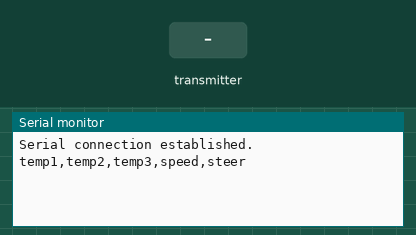
Simulated run of this sketch. Board: Arduino Mega 2560, built with avr-gcc and run on an emulated ATmega2560. Shown: the last lines printed to the serial monitor. Inputs (shaded band) come from the test bench. No radio packets arrive unless stated.

Above: at 2.2 s.
2.3 s: the transmitter starts sending buf = 0
At 2.8 s:
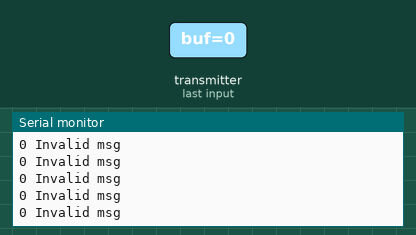
4.2 s: the transmitter starts sending buf = 1023
At 4.41 s:
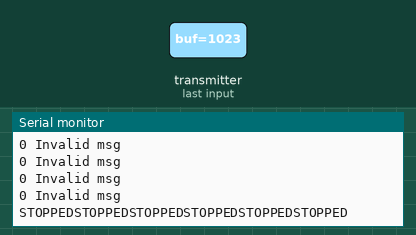
6.3 s: the transmitter starts sending buf = 256
At 7.1 s:
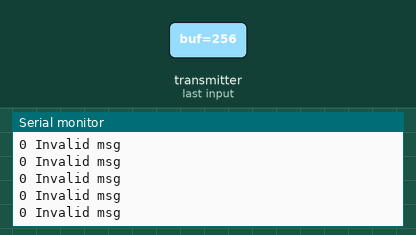

Measured:
- after the input at 2.3 s, the serial monitor: prints a new line at once (image 1)
- after the input at 4.2 s, the serial monitor: prints a new line at once (image 2)

The sketch:

Master_Firmware.ino
```cpp
#include "ESC.h"
#include "Steering_Servo.h"
#include "Serial_com.h"

#include "debug.h"

#include <SPI.h>
#include <nRF24L01.h>
#include <RF24.h>
#include <Servo.h>


RF24 radio(7, 53); // CE, CSN
const byte address[6] = "00101";

// 32 bit Frame Structure
uint32_t buf = 0;//[MSB] 12 bit (steer) | 12 bit (spd) | 8 bit (6 bit pattern + 2 bit modes)
#define MASK_UNIQUE_PATTERN   0xA4 //8 bit for flags (6 pattern + 2 bit switch state)  101001XX
#define MASK_BUFFER_FLAG      0x000000FF
#define MASK_BUFFER_SPD       0x000FFF00
#define MASK_BUFFER_STEER     0xFFF00000
//macro access funcs
#define GET_SPD(x)    (((x)&MASK_BUFFER_SPD)>>8)
#define GET_STEER(x)  (((x)&MASK_BUFFER_STEER)>>20)
#define GET_FLAG(x)   ((x)&MASK_BUFFER_FLAG)


ESC rearMotor;
SteeringServo servo;
SerialConnection conn;

void setup() {
    conn = SerialConnection(9600);
    rearMotor = ESC(9);
    servo = SteeringServo(10);
    delay(1000);
    //rearMotor.arm();

    radio.begin();
    radio.setDataRate( RF24_250KBPS );//low data rate => longer range and reliable
    radio.enableAckPayload();
    radio.setRetries(3,2);
    radio.openReadingPipe(0, address);
    radio.setPALevel(RF24_PA_HIGH);
    radio.startListening();
    Serial.println("temp1,temp2,temp3,speed,steer");
}

void loop() {
    //if the remote is not connected we are not going to do anything
    if (!radio.available()) {
        //TODO: implement a timer so after a few seconds of no new info we kill the car
        //failsafe();
    } else {
        radio.read(&buf, sizeof(buf));
        uint16_t temp1 = GET_SPD(buf);//speed
        uint16_t temp2 = GET_STEER(buf);//steer
        uint8_t temp3 =  GET_FLAG(buf); //pattern & buttons, estop is last bit, auto mode is second last bit

        if((temp3 >> 2) & (MASK_UNIQUE_PATTERN >> 2)) {

            //Remote estop
            if (bitRead(temp3, 0) == 1) {
//                Serial.println("estop");
                failsafe();
            } else {
                //auto mode
                if (bitRead(temp3, 1) == 1) {
//                  Serial.println("auto");
                    if (conn.dataAvailable()) {
                        char command = conn.getCommandType();
                        int value = conn.getCommandValue();

                        switch (command)
                        {
                        case 'D': //Set the dive speed
                            rearMotor.setSpeed(value);
                            break;

                        case 'S': //Set the Steering Angle
                            servo.setAngle(value);
                            break;

                        case 'I': //Increment the steering Angle
                            value >= 0 ? servo.incrementAngle(servo.Clockwise)
                                            : servo.incrementAngle(servo.Counterclockwise);
                            break;

                        case 'A': //Arm the ESC
                            rearMotor.arm();
                            break;

                        default:
                            DEBUG("Not a valid command\n");
                            break;
                        }
                    }
                } else { //remote mode
//                  Serial.println("remote");
                    Serial.print(temp1,DEC);
                    Serial.print(",");
                    Serial.print(temp2,DEC);
                    Serial.print(",");
                    Serial.print(temp3,DEC);
                    Serial.print(",");
                    int16_t tempSpeed = ((temp1) / 10 );
                    int16_t tempSteer = ((temp2) / 10 );
                    rearMotor.setSpeed(tempSpeed);
                    Serial.print(",");
                    servo.setAngle(tempSteer);
                    Serial.print("\n");
                }
            }
        } else {
            Serial.print(temp3,DEC);
            Serial.println(" Invalid msg");
        }
    }

    /*

    } else {
      //Serial.print(".");
    }
    */
}

void failsafe() {
  rearMotor.setSpeed(0);
  Serial.print("STOPPED");
}
```

ESC.cpp
```cpp
#include "ESC.h"
#include <Servo.h>
#include <Arduino.h>

#include "debug.h"

ESC::ESC() {}

ESC::ESC(uint8_t PIN) {
    this->PIN = PIN;
    this->reverse = false;
    this->motorSpeed = 1000;
    this->motor.attach(PIN, 1000, 2000);
}

//Sets the speed of the ESC by percentage
void ESC::setSpeed(int8_t motorSpeed) {

    //Turn speed percentage to correct output
    int16_t mappedSpeed = map(constrain(motorSpeed, -100, 100), -100, 100, 1000, 2000);

    this->motorSpeed = mappedSpeed;
    if (motorSpeed < 0)
        this->reverse = true;
    else
        this->reverse = false;

//    DEBUG("Sent to motor:");
    DEBUG(mappedSpeed);
//    DEBUG("\n");

    this->motor.writeMicroseconds(this->motorSpeed);
}

int16_t ESC::getSpeed() {
    return this->motorSpeed;
}
bool ESC::reversing() {
    return this->reverse;
}

void ESC::arm() {
    this->motor.writeMicroseconds(1000);
    delay(500);
    DEBUG("ESC arm command sent");
    DEBUG("\n");
    this->setSpeed(0);
}
```

ESC.h
```cpp
#include <Servo.h>

class ESC {

private:
    uint16_t motorSpeed;
    bool reverse;
    uint8_t PIN;
    Servo motor;
public:
    ESC();
    ESC (uint8_t PIN);

    //PURPOSE: Sets the speed of the motor
    //INPUT: motorSpeed - speed as a percentage (-100% - 100%)
    void setSpeed(int8_t motorSpeed);

    void arm();

    int getSpeed();
    bool reversing();

};
```

Serial_Com.cpp
```cpp
#include <Arduino.h>
#include "Serial_com.h"

#include "debug.h"

SerialConnection::SerialConnection() {}

SerialConnection::SerialConnection(uint16_t baudrate) {
    this->autonomousMode = false;
    this->baudrate = baudrate;

    Serial.begin(this->baudrate);
    //Wait for serial connection to be established
    while (!Serial){ ; }
    Serial.println("Serial connection established.");
}

//Checks for serial data and gets it if it is available
bool SerialConnection::dataAvailable() {
    if (this->confirmAutonomy() && Serial.available() > 0)
        return true;
    else
        return false;
}

//Parses data that has been collected
char SerialConnection::getCommandType() {
    char prefix = Serial.read();

    DEBUG("Command: ");
    DEBUG(prefix);
    DEBUG("\n");

    return prefix;
}

int SerialConnection::getCommandValue() {
    int value = Serial.parseInt();

    DEBUG("Value: ");
    DEBUG(value);
    DEBUG("\n");

    return value;
}


//Failsafe, if there is no connection to the
bool SerialConnection::confirmAutonomy() {

    //COMBAK: Need to read from the transmitter here
    return true;

}

bool SerialConnection::isAutonomous() {
    return this->autonomousMode;
}
```

Serial_Com.h
```cpp
class SerialConnection {

private:
    bool autonomousMode;
    uint16_t baudrate;

public:

    SerialConnection();
    SerialConnection(uint16_t baudrate);

    bool dataAvailable();

    char getCommandType();

    int getCommandValue();

    bool confirmAutonomy();

    bool isAutonomous();
};
```

Steering_Servo.cpp
```cpp
#include "Steering_Servo.h"
#include <Servo.h>
#include <Arduino.h>

#include "debug.h"

SteeringServo::SteeringServo() {}

SteeringServo::SteeringServo(uint8_t PIN) {
    this->PIN = PIN;
    this->angle = 0;
    this->percentAngle = 0;
    this->motor.attach(PIN);
    setAngle(0);
}

//Sets the angle of the wheels by percentage
void SteeringServo::setAngle(int8_t angle) {

    //COMBAK: Need to experimentally determine these values.
    uint8_t max_angle = 120;
    uint8_t min_angle = 60;

//
//    DEBUG("Value before constrain:");
//    DEBUG(angle);
//    DEBUG("\n");

    this->percentAngle = angle;

    //Turn angle percentage to correct output
    angle = constrain(map(angle, -100, 100, min_angle, max_angle), min_angle, max_angle);

    this->angle = angle;

//    DEBUG("Sent to steering servo:");
    DEBUG(angle);
//    DEBUG("\n");

    this->motor.write(this->angle);
}

void SteeringServo::incrementAngle(direction direction) {
    DEBUG("Incrementing angle: ");
    DEBUG(direction);
    DEBUG('\n');
    setAngle(this->percentAngle + direction);
}

int8_t SteeringServo::getAngle() {
    return this->angle;
}
```

Steering_Servo.h
```cpp
#include <Servo.h>

class SteeringServo {

private:
    int8_t angle;
    uint8_t PIN;
    int8_t percentAngle;
    Servo motor;

public:

    enum direction {Clockwise = 1, Counterclockwise = -1};

    SteeringServo();
    SteeringServo (uint8_t PIN);

    void setAngle(int8_t angle); //angle as percent, positive CW, negative CCW

    void incrementAngle(direction);

    int8_t getAngle();
};
```

debug.h
```cpp
///#define DEBUG_BUILD

#ifdef DEBUG_BUILD
#  define DEBUG(x) Serial.print(x)
#else
#  define DEBUG(x) do {} while (0)
#endif
```
